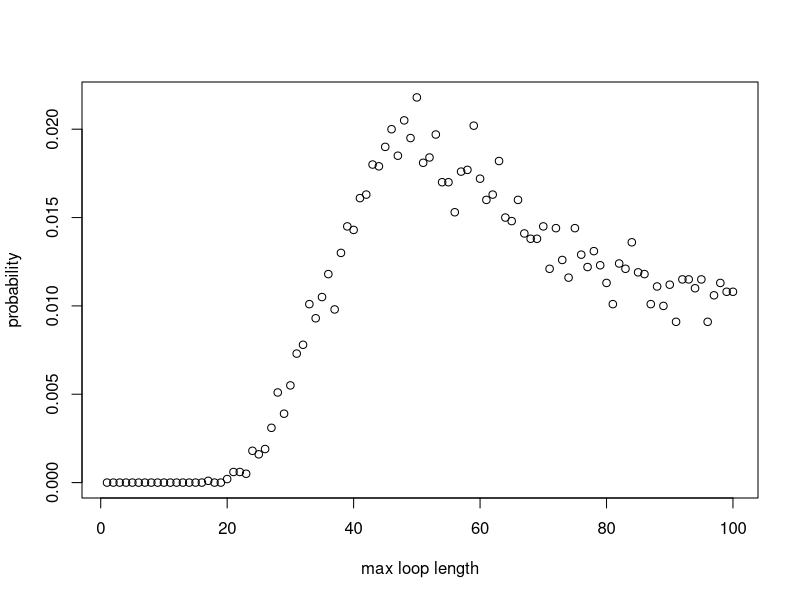

Write R code to recreate this figure.
#### Team Members

#### address of github repo


#### Contributions

#### Overview / summary

# Consider a case of 2n prisoners, each with a unique prisoner number ranging from 1 to 2n. 
# There is a room with 2n boxes, each with a unique number between 1 and 2n painted on its lid. 
# In each box, there is one card with a unique number between 1 and 2n. 
# The prisoners have n chances to open boxes to find their number. 
# Communication is allowable among those prisoners and the room will be returned 
# to its original state after each prisoner’s go. 

# Firstly, we will show 3 strategies for the prisoners, create a Pone function to estimate 
# the probability of a single prisoner successfully finding their number, use a Pall function to 
# calculate the probability of all the prisoners finding their numbers. 
# Based on the results of the individual and joint success probabilities using different strategies, 
# we will give some comments about which strategy has the highest success probabilities for 
# both individuals and all. 

# The following code uses stochastic simulation to explore the prisoner problem. 

## There are 2n cards each printed with a unique number from 1 to 2n.
## The 2n cards are randomly placed one in each of 2n boxes
## Use sample function to give a random order of card numbers
#cards_num <- sample(1:(2*n), 2*n, replace=FALSE)


## Prisoner k uses Strategy 1 to find their number
## Each prisoner with their number 'p' starts at the p-th box whose number on the card is k
## If k is not equal to p, then the prisoner goes to box number k and open it
## The process will be repeated until they have either found the card with number p or opened n boxes without finding it

##problem: whether necessarily needs to put n /cards_num as inputs?

Strategy1 <- function(n,k,cards_num) {
  #create an empty vector to store card numbers that have been read
  cards_picked <- rep(0, n) # the prisoner can read at most n cards
  cards_picked[1] <- cards_num[k] # start at the box with his number on it
  #for each of the remaining steps, firstly check whether he has found its number
  #if so, he will stop; if not, he will continue to read cards
  for (b in 2:n) {
    if (cards_picked[b-1] == k) {#if the prisoner k has found his number
      return(TRUE)
      break
    } else {#otherwise prisoner will open the box with number k
      cards_picked[b] <- cards_num[cards_picked[b-1]]
    }
  }
  #check whether he finds his number in the final step
  if (cards_picked[n] != k) { #if the final number is not his number
    return(FALSE)
  } else {#if the final number is equal to his number
    return(TRUE)
  }
}

## Strategy 2

Strategy2 <- function(n,k,cards_num) {
  #create an empty vector to store card numbers that have been read
  cards_picked <- rep(0, n) # the prisoner can read at most n cards
  cards_picked[1] <- sample(cards_num,1)# start at a randomly selected box 
  #for each of the remaining steps, firstly check whether he has found its number
  #if so, he will stop; if not, he will continue to read cards
  for (b in 2:n) {
    if (cards_picked[b-1] == k) {#if the prisoner k has found his number
      return(TRUE)
      break
    } else {#otherwise prisoner will open the box with number k
      cards_picked[b] <- cards_num[cards_picked[b-1]]
    }
  }
  #check whether he finds his number in the final step
  if (cards_picked[n] != k) { #if the final number is not his number
    return(FALSE)
  } else {#if the final number is equal to his number
    return(TRUE)
  }
}

## Strategy 3, selecting n boxes randomly to open. We use sample to get these numbers.

Strategy3 <- function(n,k,cards_num){ # Begin function, using n,k,cards_num parameters to work with Pone and Pall
  cards_picked <- sample(cards_num,n) # Randomly select n boxes from cards_num to open
  if (k %in% cards_num[cards_picked]){ # Check if prisoner number is in any of the boxes selected
    return(TRUE) 
    #cat("The prisoner found their card in box ", match(x,boxes[select_box])) # Uncomment this if running Strategy3 standalone for a success message
  } else { # If prisoner number not in any of the n boxes
    return(FALSE)
    #print("The prisoner did not find their card.") # Uncomment this for a failure message.
  }
} # End function

## Write a function 'Pone' to estimate the probability of a prisoner successfully finding their number

Pone <- function(n,k,strategy,nreps) {
  # create an empty vector to store whether the prisoner k has found his number in each simulation
  success <- rep(0, nreps)
  for (i in 1:nreps) {
    #simulate the order of card numbers
    cards_num <- sample(1:(2*n), 2*n, replace=FALSE)
    success[i] <- strategy(n,k,cards_num)
  }
  #return(success)
  #use 'sum' to count the number of successes or TRUE values
  #show the success probability
  return(sum(success)/nreps)
}

## Create a function Pall - version with 'nreps'

Pall <- function(n,strategy,nreps) {
  #create a vector to record the result of each simulation with default values of 1s
  num_success <- rep(1,nreps)
  for (i in 1:nreps) {#for each simulation
    #generate a random order of card numbers
    cards_num <- sample(1:(2*n), 2*n, replace=FALSE)
    #use the strategies to calculate whether each prisoner can find their correct number within n times
    for (k in 1:(2*n)) {
      result <- strategy(n,k,cards_num) # save the result of strategy for the k-th prisoner
      num_success[i] <- num_success[i] * result # if result is 1 keep 1 in the vector. If 0 change to 0.
      if (result == 0){ # stop if any prisoner does not escape
        break
      }
    }
  }
  return(sum(num_success)/nreps)
}

###pone takes args: n,k,strategy,nreps
###individual probs

Pone(5,5,Strategy1,10000)
Pone(50,50,Strategy1,10000)
#one prisoner & strategy 1: prob success ~ 50%

Pone(5,5,Strategy2,10000)
Pone(50,50,Strategy2,10000)
#one prisoner & strategy 2: prob success ~40% (n=5) ~37% (n>50)

Pone(5,5,Strategy3,10000)
Pone(50,50,Strategy3,10000)
#one prisoner & strategy 3: prob success ~50% 


#pall takes args: n,strategy,nreps
#joint probs 

Pall(5,Strategy1,10000)
Pall(50,Strategy1,10000)
#10 prisoners & strategy 1: prob success ~35%
#100 prisoners & strategy 1: prob success ~30%

Pall(5,Strategy2,10000)
Pall(50,Strategy2,10000)
#10 prisoners & strategy 2: prob success ~0.01%
#100 prisoners & strategy 2: prob success ~0% (smaller than precision)

Pall(5,Strategy3,10000)
Pall(50,Strategy3,10000)
#10 prisoners & strategy 3: prob success ~1%
#100 prisoners & strategy 3: prob success ~0% (smaller than precision)


#
#
# Add some commentary about the funky results ;)
#
#


#calculate the probability of loop lengths 
dloop <- function(n, nreps) {
  each_loop_lengths <- c() #list to store the loop lengths generated by all simulations
  max_loop_lengths <- c()
  
  for (i in 1:nreps){ 
    #simulate the boxes nreps times 
    boxes <- sample(1 : (2*n), 2*n , replace=FALSE) 
    unopened_boxes <- 1:(2*n)
    
    #store the unique loop lengths generated from each simulation 
    new_loop_lengths <- c()
    
    #scan for loops, (while more than 2 boxes are still closed, indexing breaks down for smaller loops)
    while (length(unopened_boxes) > 2 ){
      #pick the smallest number unopened box and store the value of the card inside 
      cards_picked <- boxes[unopened_boxes[1]]
      
      #pick your next box according to your last card and scan each closed loop
      for (b in 2:length(unopened_boxes)){ #max loop length is the number of closed boxes
        cards_picked <- c(cards_picked, boxes[cards_picked[b-1]])
      }#end for 
      
      #add your new loop length to your list
      new_loop_lengths <- c(new_loop_lengths, length(unique(cards_picked))) 
      
      #remove the boxes opened 
      unopened_boxes <- setdiff(unopened_boxes,unique(cards_picked))
    } #end while 
    
    
    each_loop_lengths <- c(each_loop_lengths, unique(new_loop_lengths))
    max_loop_lengths <- c(max_loop_lengths, max(new_loop_lengths))
    
    
  } #end for 
  
  #probability vector for the occurrence of each maximum loop length 
  prob_vec_ymax <- tabulate(max_loop_lengths)/nreps
  x_axis <- 1:length(prob_vec_ymax)
  #prints a plot for probailities of maximum loop lengths
  plot(x_axis, prob_vec_ymax, xlab = "max loop length", ylab = "probability")
  
  #find the probability of max loop length is less than n
  prob_less_n_loop = sum(prob_vec_ymax[1:n])
  cat("\n","prob your max loop has a length less than n",   prob_less_n_loop, "\n")
  
  
  #probability vector for the occurrence of each type of loop length 
  prob_vec_y <- tabulate(each_loop_lengths)/nreps
  cat("your probability vector for producing at least one loop of length i: \n", prob_vec_y)
  return(prob_vec_y)
}#end function
VAR_1 <- dloop(50, 10000)
